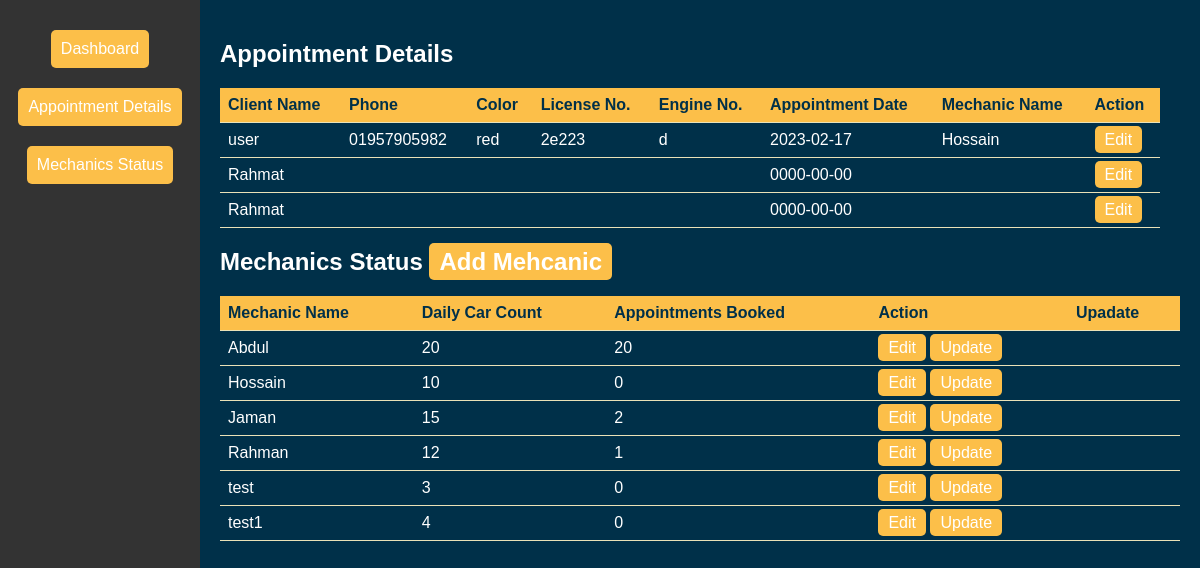
/admin_dashboard.php (signed in), run on the app's committed database.
### tables this page shows
CREATE TABLE `appointments` (
  `id` int(11) NOT NULL,
  `name` varchar(50) NOT NULL,
  `phone` varchar(20) NOT NULL,
  `color` varchar(20) NOT NULL,
  `license_number` varchar(20) NOT NULL,
  `engine_number` varchar(20) NOT NULL,
  `appointment_date` date NOT NULL,
  `mechanic_name` varchar(50) NOT NULL
);

CREATE TABLE `mechanics` (
  `mechanic_name` varchar(255) NOT NULL,
  `appointments_monthly_limit` int(11) NOT NULL,
  `appointments_booked` int(11) NOT NULL DEFAULT 0
);

### admin_dashboard.php (the view, shortened to what this page needs)
<!DOCTYPE html>
<html>
<head>
  <link rel="stylesheet" href="style.css">
</head>
<body>
  <nav>
    <a href="">Dashboard</a>
    <a href="#appointment-details">Appointment Details</a>
    <a href="#mechanics-status">Mechanics Status</a>
  </nav>
  <main>
    <div id="appointment-details">
      <h2 style="color:white;">Appointment Details</h2>
      <table>
        <thead>
          <tr>
            <th>Client Name</th>
            <th>Phone</th>
            <th>Color</th>
            <th>License No.</th>
            <th>Engine No.</th>
            <th>Appointment Date</th>
            <th>Mechanic Name</th>
            <th>Action</th>
          </tr>
        </thead>
        <ul>
			    <?Php
          require('connection.inc.php');
					$sql = "SELECT * FROM appointments";
					$result = mysqli_query($conn, $sql);
					if ($result) {
						while ($row = mysqli_fetch_assoc($result)) {
				          echo '<tr>';
							echo '<td>' . $row['name'] . '</td>';
							echo '<td>' . $row['phone'] . '</td>';
							echo '<td>' . $row['color'] . '</td>';
							echo '<td>' . $row['license_number'] . '</td>';
							echo '<td>' . $row['engine_number'] . '</td>';
							echo '<td>' . $row['appointment_date'] . '</td>';
							echo '<td>' . $row['mechanic_name'] . '</td>';
							echo '<td><a href="edit_appointment.php?id=' . $row['id'] . '">Edit</a></td>';
						 echo '</tr>';
						}
					} else {
						echo "Error: " . mysqli_error($conn);
					}
				?>
      </table>
    </div>
    <div id="mechanics-status">
      <h2 style="color:white;">Mechanics Status  <a href="modify_mechanic.php">Add Mehcanic</a></h2>
      <table>
        <thead>
          <tr>
            <th>Mechanic Name</th>
            <th>Daily Car Count</th>
            <th>Appointments Booked</th>
            <th>Action</th>
            <th>Upadate</th>
          </tr>
        </thead>
        <?Php
          require('connection.inc.php');
					$sql = "SELECT * FROM mechanics";
					$result = mysqli_query($conn, $sql);
					if ($result) {
						while ($row = mysqli_fetch_assoc($result)) {
				          echo '<tr>';
							echo '<td>' . $row['mechanic_name'] . '</td>';
							echo '<td>' . $row['appointments_monthly_limit'] . '</td>';
							echo '<td>' . $row['appointments_booked'] . '</td>';
							echo '<td><a href="modify_mechanic.php?id=' . $row['mechanic_name'] . '">Edit</a>
                        <a href="update_mechanic_status.php?id=' . $row['mechanic_name'] . '">Update</a>
                   </td>';
              echo '<td></td>';
						 echo '</tr>';
						}
					} else {
						echo "Error: " . mysqli_error($conn);
					}
				?>
      </table>
    </div>
  </main>
</body>
</html>

### style.css (style rules this page uses)
:root { --shadow: #eae2b7; --maincolor: #fcbf49 ; --background: #003049; --textcolor: #fff; --focuscolor: #f77f00; --hovercolor:#ffb703; --darkcolor:#d62828; }
body { font-family: "Sofia", sans-serif; color: var(--textcolor); margin: 0px; background-color: #003049; }
h2 { color: var(--textcolor); }
#appointment-details { flex: 1; margin-right: 20px; }
#mechanics-status { flex: 1; }
table { border-collapse: collapse; width: 100%; }
th, td { padding: 8px; text-align: left; color: var(--textcolor); border-bottom: 1px solid var(--shadow); }
th { background-color: var(--maincolor); color: var(--background); }
a { margin-top: 10px; margin-bottom: 10px; padding: 5px 10px; background-color: var(--maincolor); color: var(--textcolor); border: none; border-radius: 5px; cursor: pointer; text-decoration: none; }

### admin_dashboard.php (style rules this page uses)
nav { background-color: #333; color: white; position: fixed; top: 0; bottom: 0; left: 0; width: 200px; display: flex; flex-direction: column; align-items: center; padding-top: 20px; }
nav a { color: white; text-decoration: none; padding: 10px; }
main { margin-left: 200px; padding: 20px; }

### data on the page
appointments: name "user", phone "01957905982", color "red", license_number "2e223", engine_number "d", appointment_date "2023-02-17", mechanic_name "Hossain"
appointments: name "Rahmat", appointment_date "0000-00-00"
appointments: name "Rahmat", appointment_date "0000-00-00"
mechanics: mechanic_name "Abdul", appointments_monthly_limit "20", appointments_booked "20"
mechanics: mechanic_name "Hossain", appointments_monthly_limit "10", appointments_booked "0"
mechanics: mechanic_name "Jaman", appointments_monthly_limit "15", appointments_booked "2"
mechanics: mechanic_name "Rahman", appointments_monthly_limit "12", appointments_booked "1"
mechanics: mechanic_name "test", appointments_monthly_limit "3", appointments_booked "0"
mechanics: mechanic_name "test1", appointments_monthly_limit "4", appointments_booked "0"
